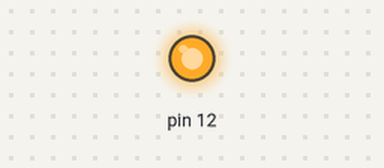
A sketch run on a simulated Arduino Uno, built with avr-gcc and run on an emulated ATmega328P. Shown: output pins drawn as LEDs (lit = HIGH).

Above: at 0.1 s.
Timing chart, 0 to 1.6 s (numbered marks = the images above):
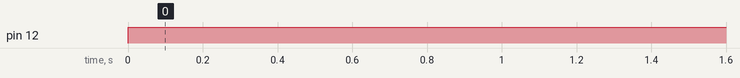

The sketch:

Ereignisse_mit_Interrupt.ino
```cpp
/*
 * Extra Schaltung: Interrupt mit Pulldown
*/
int bLED = HIGH;

void interruptFunction()
{
  bLED = !bLED;
}

// Die setup-Funktion wird einmalig nach "reset" oder power-up" ausgeführt
void setup()
{
  // Initialisiert den Pin 12 als Ausgang, der Asugang steuert die LED
  pinMode(12, OUTPUT);
  // Initialisiert den Pin 2 als Ausgang, der den Status des Tasters überwacht
  pinMode(2,INPUT_PULLUP);
  // Zum Verknüpfen der Interrupts wird die attachInterrupt Funktion verwendet
  // Dabei ist der erste Parameter die Interrupt-Nummer
  // Für STM32Duino gilt: Die Interrupt-Nummer ist gleich der Pinnummer
  // Der Parameter "RISING" bezieht sich auf die Art des Interrupts.
  // Mit RISING oder FALLING wird die Änderung des Signals von LOW<->HIGH Pegel angegeben
  // Mit CHANGE wird auf beide Ereignisse ein Interrupt ausgelösst.
  attachInterrupt(2, interruptFunction, RISING);
}

// Die loop-Funktion wird ständig wiederholt durchlaufen
void loop()
{
  digitalWrite(12, bLED);   // Schaltet die LED aus (LOW Schaltzustand/Spannungslevel)
}
```

Measured:
- by itself, pin 12: LOW → HIGH at 0.00 s
